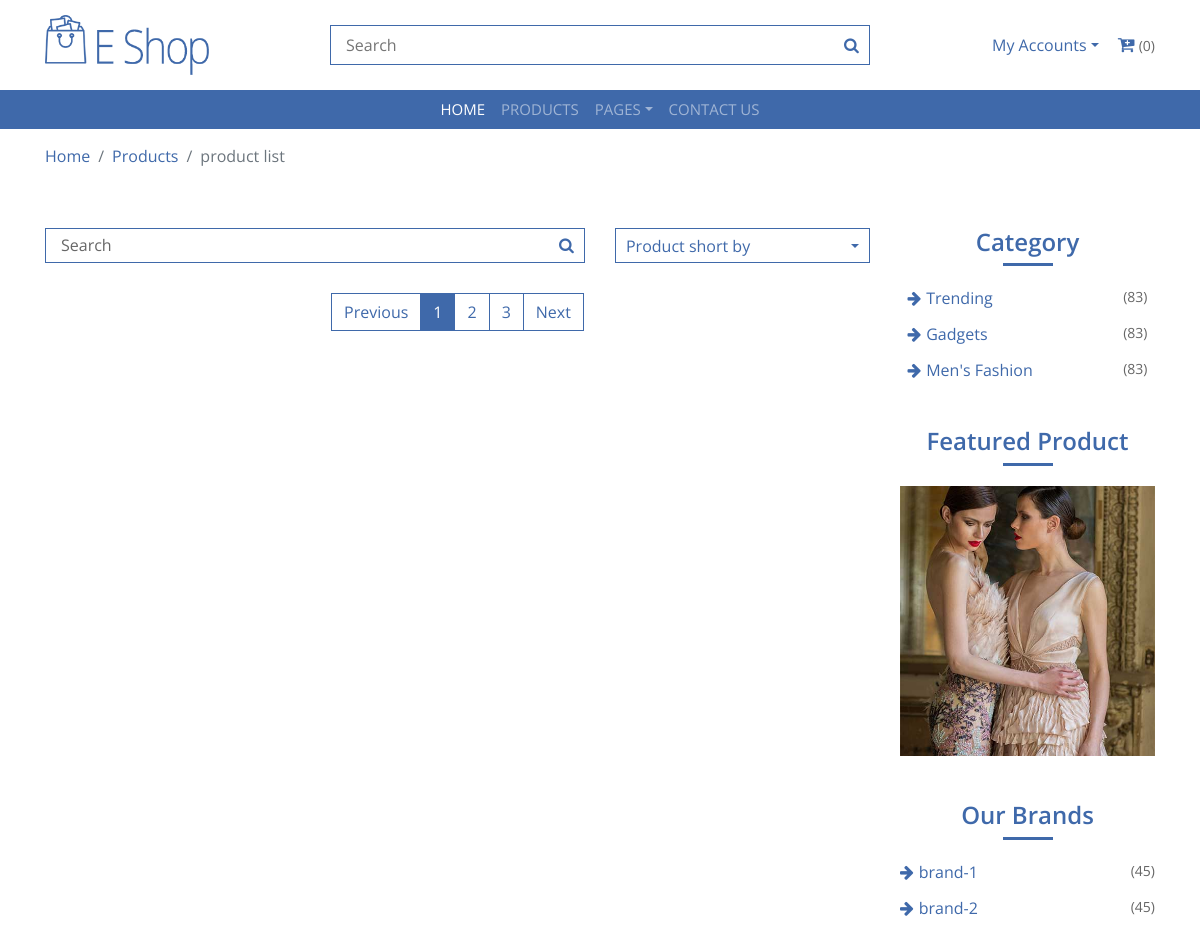
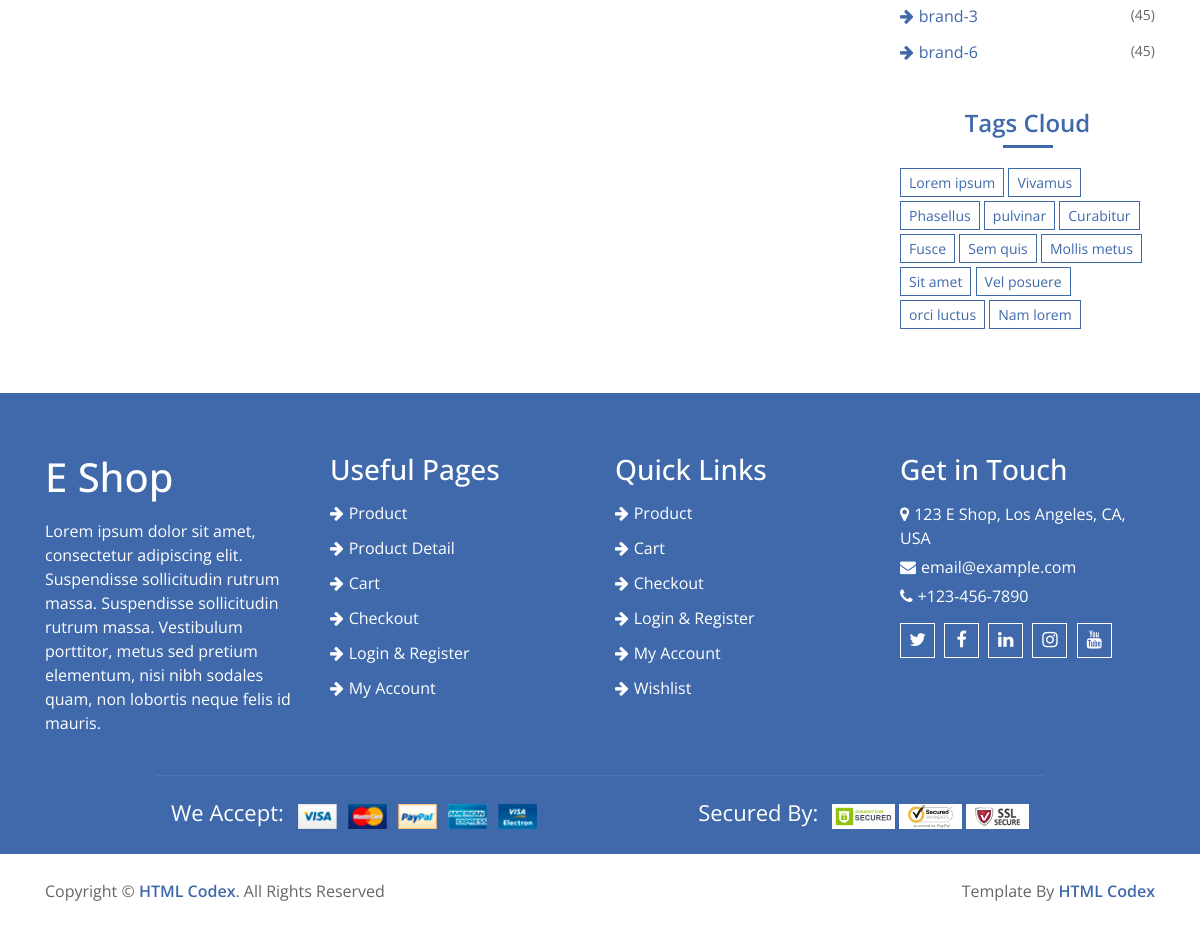
Screenshot of /category/Gadgets with the database file from the repository (2 pictures, top to bottom).
### home/models.py (models this page shows, shortened)
class Category(models.Model):
    name = models.CharField(max_length=300)
    image = models.ImageField(upload_to='media')
    slug = models.CharField(max_length=500, unique=True)

class Brand(models.Model):
    name = models.CharField(max_length=500)
    image = models.ImageField(upload_to='media')
    rank = models.IntegerField(unique=True)
    slug = models.CharField(max_length=500, unique=True)

### home/views.py (the view)
# urls.py: path('category/<slug>', CategoryView.as_view(), name='category'),
class CategoryView(BaseView):
    def get(self,request,slug):
        self.views
        ids = Category.objects.get(slug = slug).id
        self.views['catproducts'] = Product.objects.filter(category_id = ids)
        return render(request, 'category.html', self.views)

### templates/category.html (shortened to what this page needs)
{% extends 'base.html' %}
{% load static %}
{% block content %}
        <div class="breadcrumb-wrap">
            <div class="container">
                <ul class="breadcrumb">
                    <li class="breadcrumb-item"><a href="#">Home</a></li>
                    <li class="breadcrumb-item"><a href="#">Products</a></li>
                    <li class="breadcrumb-item active">product list</li>
                </ul>
            </div>
        </div>
        <div class="product-view">
            <div class="container">
                <div class="row">
                    <div class="col-md-9">
                        <div class="row">
                            <div class="col-lg-12">
                                <div class="row">
                                    <div class="col-md-8">
                                        <div class="product-search">
                                            <input type="email" value="Search">
                                            <button><i class="fa fa-search"></i></button>
                                        </div>
                                    </div>
                                    <div class="col-md-4">
                                        <div class="product-short">
                                            <div class="dropdown">
                                                <a href="#" class="dropdown-toggle" data-toggle="dropdown">Product short by</a>
                                            </div>
                                        </div>
                                    </div>
                                </div>
                            </div>
                        </div>
                        <div class="col-lg-12">
                            <nav aria-label="Page navigation example">
                                <ul class="pagination justify-content-center">
                                    <li class="page-item disabled">
                                        <a class="page-link" href="#" tabindex="-1">Previous</a>
                                    </li>
                                    <li class="page-item active"><a class="page-link" href="#">1</a></li>
                                    <li class="page-item"><a class="page-link" href="#">2</a></li>
                                    <li class="page-item"><a class="page-link" href="#">3</a></li>
                                    <li class="page-item">
                                        <a class="page-link" href="#">Next</a>
                                    </li>
                                </ul>
                            </nav>
                        </div>
                    </div>
                    <div class="col-md-3">
                        <div class="sidebar-widget category">
                            <h2 class="title">Category</h2>
                            <ul>
                                {% for cat in categories %}
                                <li><a href="#">{{cat.name}}</a><span>(83)</span></li>
                                {% endfor %}
                            </ul>
                        </div>
                        <div class="sidebar-widget image">
                            <h2 class="title">Featured Product</h2>
                            <a href="#">
                                <img src="{% static 'img/category-1.jpg' %}" alt="Image">
                            </a>
                        </div>
                        <div class="sidebar-widget brands">
                            <h2 class="title">Our Brands</h2>
                            <ul>
                                {% for brand in brands %}
                                <li><a href="#">{{brand.name}} </a><span>(45)</span></li>
                                {% endfor %}
                            </ul>
                        </div>
                        <div class="sidebar-widget tag">
                            <h2 class="title">Tags Cloud</h2>
                            <a href="#">Lorem ipsum</a>
                            <a href="#">Vivamus</a>
                            <a href="#">Phasellus</a>
                            <a href="#">pulvinar</a>
                            <a href="#">Curabitur</a>
                            <a href="#">Fusce</a>
                            <a href="#">Sem quis</a>
                            <a href="#">Mollis metus</a>
                            <a href="#">Sit amet</a>
                            <a href="#">Vel posuere</a>
                            <a href="#">orci luctus</a>
                            <a href="#">Nam lorem</a>
                        </div>
                    </div>
                </div>
            </div>
        </div>
{% endblock %}

### static/css/style.css (style rules this page uses)
body { color: #666666; font-family: 'Open Sans', sans-serif; font-weight: 400; background: #ffffff; }
a { color: #3F69AA; transition: 0.5s; }
h1, h2, h3, h4, h5, h6 { color: #666666; margin: 0 0 15px 0; padding: 0; }
.breadcrumb-wrap { position: relative; width: 100%; background: #ffffff; }
.breadcrumb-wrap .breadcrumb { margin: 15px 0 0 0; padding: 0; background: none; }
.category { position: relative; padding: 0 7.5px; background: #ffffff; }
.product-view { position: relative; width: 100%; padding: 60px 0; }
.product-view .product-search { position: relative; width: 100%; margin-bottom: 30px; }
.product-view .product-search input { width: 100%; height: 35px; padding: 0 15px; color: #666666; border: 1px solid #3F69AA; }
.product-view .product-search button { position: absolute; width: 35px; height: 33px; top: 1px; right: 1px; text-align: center; background: #ffffff; color: #3F69AA; border: none; }
.product-view .product-search button i { font-size: 16px; }
.product-view .product-short { position: relative; width: 100%; margin-bottom: 30px; text-align: right; }
.product-view .product-short .dropdown a.dropdown-toggle { display: block; width: 100%; height: 35px; padding: 5px 10px; background: #ffffff; border: 1px solid #3F69AA; text-align: left; }
.product-view .product-short .dropdown a.dropdown-toggle::after { float: right; margin-top: 10px; }
.product-view .pagination { margin: 0; }
.product-view .pagination .page-item .page-link { color: #3F69AA; background: #ffffff; border-color: #3F69AA; border-radius: 0; }
.product-view .pagination .page-item:hover .page-link, .product-view .pagination .page-item.active .page-link { color: #ffffff; background: #3F69AA; }
.sidebar-widget { position: relative; width: 100%; margin-bottom: 45px; }
.sidebar-widget:last-child { margin-bottom: 0; }
.sidebar-widget .title { position: relative; color: #3F69AA; font-size: 24px; font-weight: 600; text-align: center; text-transform: capitalize; padding-bottom: 10px; margin-bottom: 20px; }
.sidebar-widget .title::after { content: ''; position: absolute; width: 50px; height: 3px; left: calc(50% - 25px); bottom: 0; background: #3F69AA; }
.sidebar-widget.brands ul, .sidebar-widget.category ul { margin: 0; padding: 0; list-style: none; }
.sidebar-widget.brands ul li, .sidebar-widget.category ul li { margin-bottom: 12px; }
.sidebar-widget.brands ul li:last-child, .sidebar-widget.category ul li:last-child { margin-bottom: 0; }
.sidebar-widget.brands ul li a, .sidebar-widget.category ul li a { color: #3F69AA; font-size: 16px; font-weight: 400; white-space: nowrap; display: inline-block; line-height: 23px; }
.sidebar-widget.brands ul li a::before, .sidebar-widget.category ul li a::before { content: '\f061'; font-family: 'FontAwesome'; padding-right: 5px; }
.sidebar-widget.brands ul li span, .sidebar-widget.category ul li span { display: inline-block; float: right; color: #666666; font-size: 14px; font-weight: 400; }
.sidebar-widget.image a { display: block; width: 100%; overflow: hidden; }
.sidebar-widget.image img { max-width: 100%; transition: .3s; }
.sidebar-widget.tag a { display: inline-block; margin: 0 0 4px 0; padding: 3px 8px; font-size: 14px; font-weight: 400; color: #3F69AA; background: #ffffff; border: 1px solid #3F69AA; }

### rows the page displays
Category: name "Trending"
Category: name "Gadgets"
Category: name "Men's Fashion"
Brand: name "brand-1"
Brand: name "brand-2"
Brand: name "brand-3"
Brand: name "brand-6"
